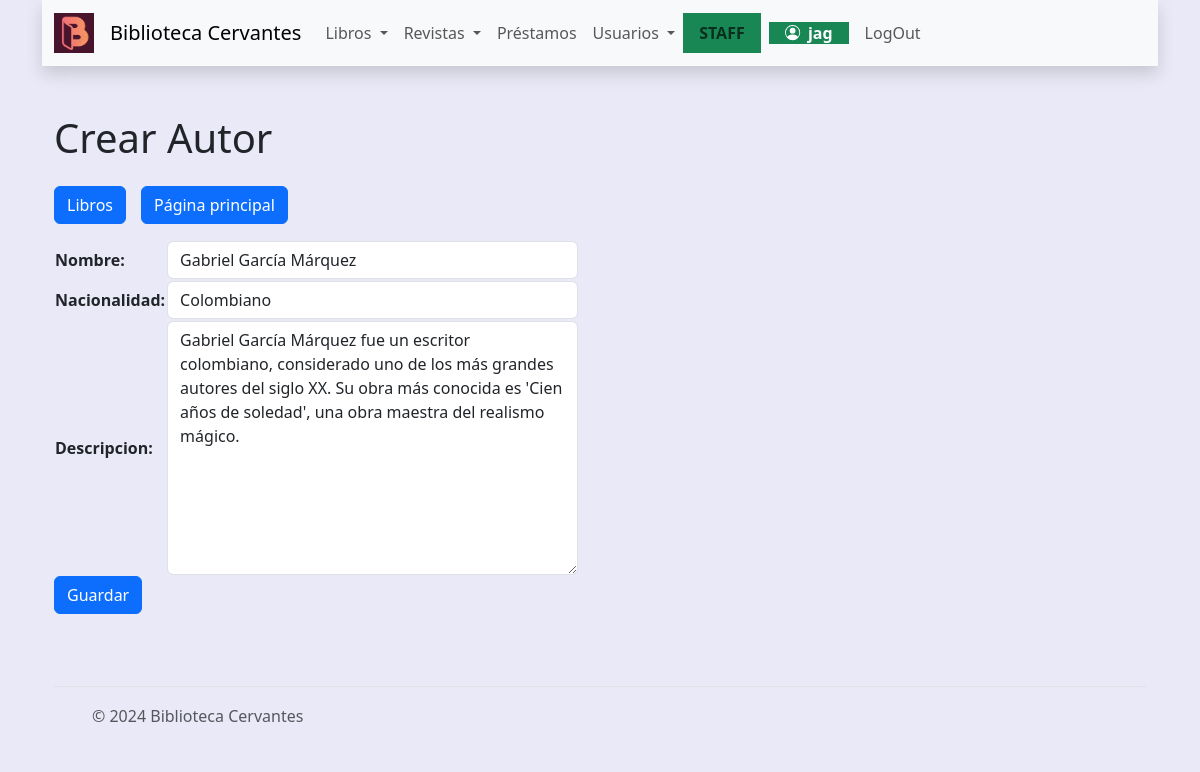
Screenshot of /libros/editarautor/1 (signed in) with the database file from the repository.
### libros/models.py (models this page shows, shortened)
class Autor(models.Model):
    nombre=models.CharField(max_length=200)
    nacionalidad=models.CharField(max_length=200, default='', null=True, blank=True)
    descripcion=models.TextField(max_length=250,default='', null=True, blank=True)

### libros/views.py (the view)
# urls.py: path('editarautor/<int:pk>',views.editarautor,name='editarautor'),
@login_required
def editarautor(request, pk: int):
    query=models.Autor.objects.get(id=pk)
    if request.method == 'POST':
        form = forms.LibrosCrearAutor(request.POST, instance=query)
        if form.is_valid:
            form.save()
            return redirect('libros:listarautores')
    else:  #si el reques es GET entonces
        form = forms.LibrosCrearAutor(instance=query)
    return render(request, "libros/crearautor.html", context={"form": form})

### libros/forms.py
class LibrosCrearAutor(forms.ModelForm):
    class Meta:
        model = models.Autor
        fields = "__all__"
        widgets = {
            "nombre": forms.TextInput(attrs={"class": "form-control"}),
            "nacionalidad": forms.TextInput(attrs={"class": "form-control"}),
            "descripcion": forms.Textarea(attrs={"class": "form-control"}),
        }

### libros/templates/libros/crearautor.html (shortened to what this page needs)
{% extends 'core/base.html' %}
{% block title %}
    <h1>Crear Autor</h1>
{% endblock title %}
{% block content %}
<div style="display: flex;gap: 15px;" class="py-3 ">
    <div class="">
        <a class="btn btn-primary" href='{% url 'libros:home' %}'>Libros</a>
    </div>
    <div class="">
        <a class="btn btn-primary" href='{% url 'core:home' %}'>Página principal</a>
    </div>
</div>
<form method="post">
    <table>
        {{ form.as_table }}
    </table>
    <button type="submit" class="btn btn-primary">Guardar</button>
</form>
{% endblock content %}

### core/templates/core/components/navbar.html (shortened to what this page needs)
{% load static %}
<nav class="navbar shadow navbar-expand-lg bg-body-tertiary">
    <div class="container-fluid">
        <a class="navbar-brand" href="{% url 'core:home' %}">
            <img src= "{% static 'core/img/logo_color.png' %}" alt="BC" width="40" height="40">
        </a>
        <a class="navbar-brand" href="{% url 'core:home' %}">Biblioteca Cervantes</a>
      <div class="collapse navbar-collapse" id="navbarNavDropdown">
        <ul class="navbar-nav">
          {% if user.is_authenticated %}
          <li class="nav-item dropdown">
            <a class="nav-link dropdown-toggle" href="#" role="button" data-bs-toggle="dropdown" aria-expanded="false">
              Libros
            </a>
          </li>
          <li class="nav-item dropdown">
            <a class="nav-link dropdown-toggle" href="#" role="button" data-bs-toggle="dropdown" aria-expanded="false">
              Revistas
            </a>
          </li>
          {% if user.is_staff %}
            <li class="nav-item">
              <a class="nav-link" href="{% url 'prestamos:listarprestamos' %}">Préstamos</a>
            </li>
            <li class="nav-item dropdown">
              <a class="nav-link dropdown-toggle " href="#" role="button" data-bs-toggle="dropdown" aria-expanded="false">
                Usuarios
              </a>
            </li>
            <strong class="text-bg-success px-2">
              <span class="nav-link light"> STAFF </span>
            </strong>
          {% endif %}
          <li class="nav-item">
            <span class="nav-link"><strong class="text-bg-success px-3">
               {{ user.username }}
            </strong></span>
          </li>
          <li class="nav-item">
            <form action="{% url 'core:logout' %}" method="post">
              <input type="submit" class="nav-link" value="LogOut">
            </form>
          </li>
          {% endif %}
        </ul>
      </div>
    </div>
  </nav>

### rows the page displays
Autor: nombre "Gabriel García Márquez", nacionalidad "Colombiano", descripcion "Gabriel García Márquez fue un escritor colombiano, considerado uno de los más grandes autores del siglo XX. Su obra más conocida es 'Cien años de soledad', una obra maestra del realismo mágico."

### other values shown
{{ user.username }} "jag"
